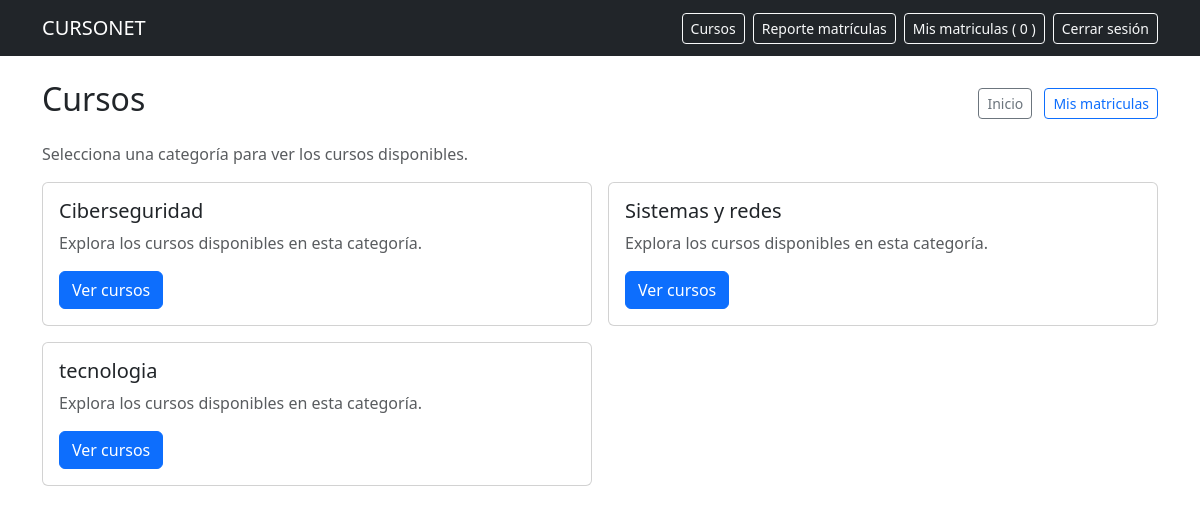
/productos/, run on the app's committed database.
### pedidos/models.py (models this page shows, shortened)
class Categoria(models.Model):
    nombre = models.CharField(max_length=100)
    class Meta:
        verbose_name = "Categoría"
        verbose_name_plural = "Categorías"

### pedidos/views.py (the view)
# urls.py: path("productos/", views.lista_productos, name="lista_productos"),
def lista_productos(request, categoria_id=None):
    categorias = Categoria.objects.filter(producto__activo=True).distinct().order_by("nombre")
    categoria = None
    productos = Producto.objects.none()
    if categoria_id:
        categoria = get_object_or_404(Categoria, pk=categoria_id)
        productos = Producto.objects.filter(activo=True, categoria=categoria).order_by("nombre")
    context = {
        "categorias": categorias,
        "categoria": categoria,
        "productos": productos,
    }
    return render(request, "productos/lista.html", context)

### pedidos/templates/productos/lista.html
{% extends 'base.html' %}
{% block content %}
<div class="d-flex justify-content-between align-items-center mb-3">
    <h2>Cursos</h2>
    <div>
        <a class="btn btn-outline-secondary btn-sm me-2" href="{% url 'inicio' %}">Inicio</a>
        <a class="btn btn-outline-primary btn-sm" href="{% url 'mis_pedidos' %}">Mis matriculas</a>
    </div>
</div>
{% if categoria %}
<div class="mb-3">
    <a class="btn btn-outline-secondary btn-sm" href="{% url 'lista_productos' %}">Volver a categorías</a>
</div>
<h4 class="mb-3">{{ categoria.nombre }}</h4>
<p class="text-muted">Elige un curso para continuar con la matrícula.</p>
<ul class="list-group">
    {% for p in productos %}
    <li class="list-group-item d-flex justify-content-between align-items-center">
        <div>
            <span><strong>{{ p.nombre }}</strong> - S/ {{ p.precio }}</span>
            <br>
            <small class="text-muted">
                {% if p.stock > 0 %}
                    <span class="badge bg-success">{{ p.stock }} vacante{{ p.stock|pluralize }}</span>
                {% else %}
                    <span class="badge bg-danger">Agotado</span>
                {% endif %}
            </small>
        </div>
        {% if p.stock > 0 %}
            <a class="btn btn-sm btn-primary" href="{% url 'select_course' p.id %}">Seleccionar</a>
        {% else %}
            <button class="btn btn-sm btn-secondary" disabled>Agotado</button>
        {% endif %}
    </li>
    {% empty %}
    <li class="list-group-item">No hay cursos disponibles en esta categoría.</li>
    {% endfor %}
</ul>
{% else %}
<p class="text-muted">Selecciona una categoría para ver los cursos disponibles.</p>
<div class="row g-3">
    {% for categoria_item in categorias %}
    <div class="col-md-6">
        <div class="card h-100">
            <div class="card-body">
                <h5 class="card-title">{{ categoria_item.nombre }}</h5>
                <p class="card-text text-muted">Explora los cursos disponibles en esta categoría.</p>
                <a class="btn btn-primary" href="{% url 'lista_productos_categoria' categoria_item.id %}">Ver cursos</a>
            </div>
        </div>
    </div>
    {% empty %}
    <div class="col-12">
        <div class="alert alert-info">No hay categorías disponibles.</div>
    </div>
    {% endfor %}
</div>
{% endif %}
{% endblock %}

### data on the page
Categoria: nombre "Ciberseguridad"
Categoria: nombre "Sistemas y redes"
Categoria: nombre "tecnologia"
